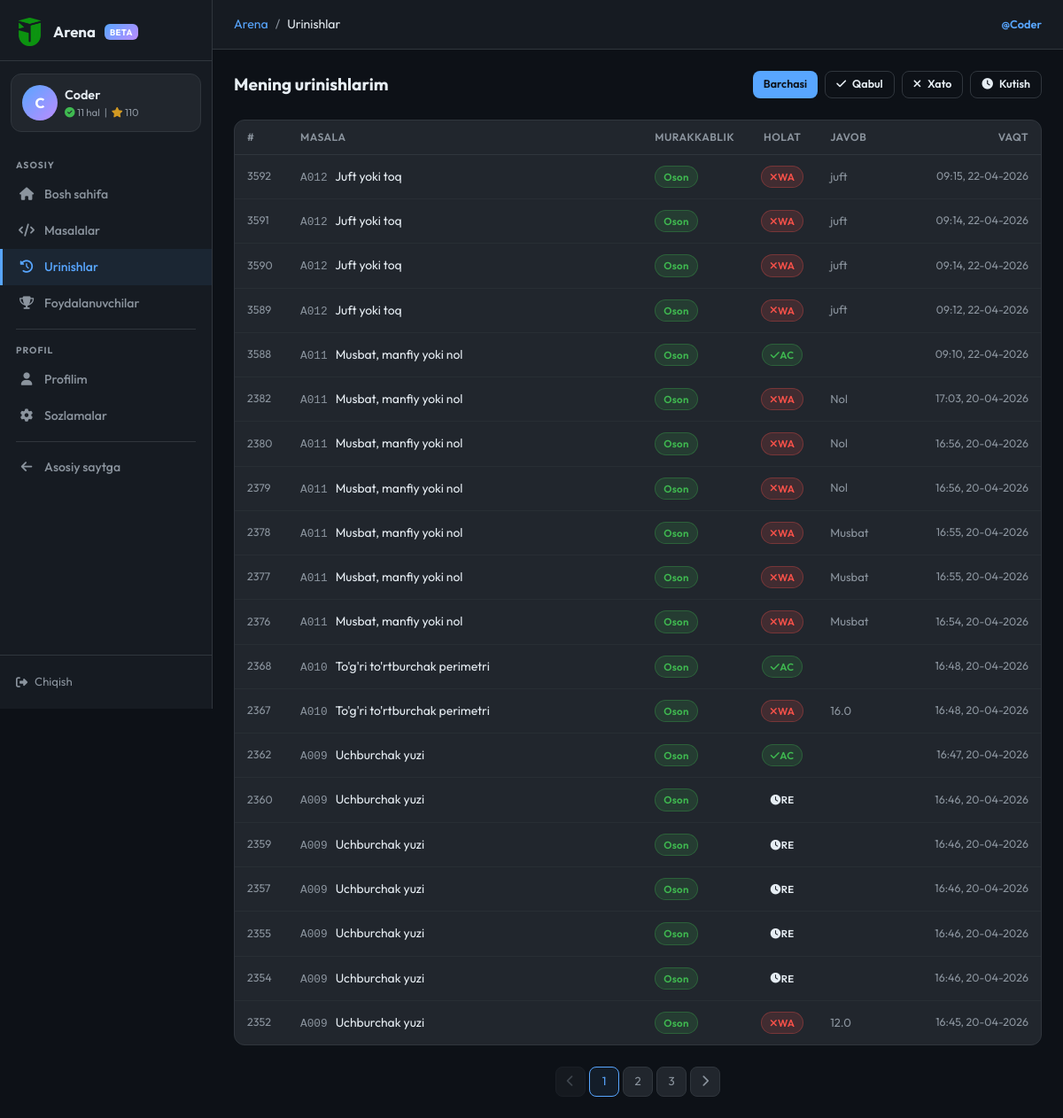
Page /arena/submissions (signed in) on the earlier database version.
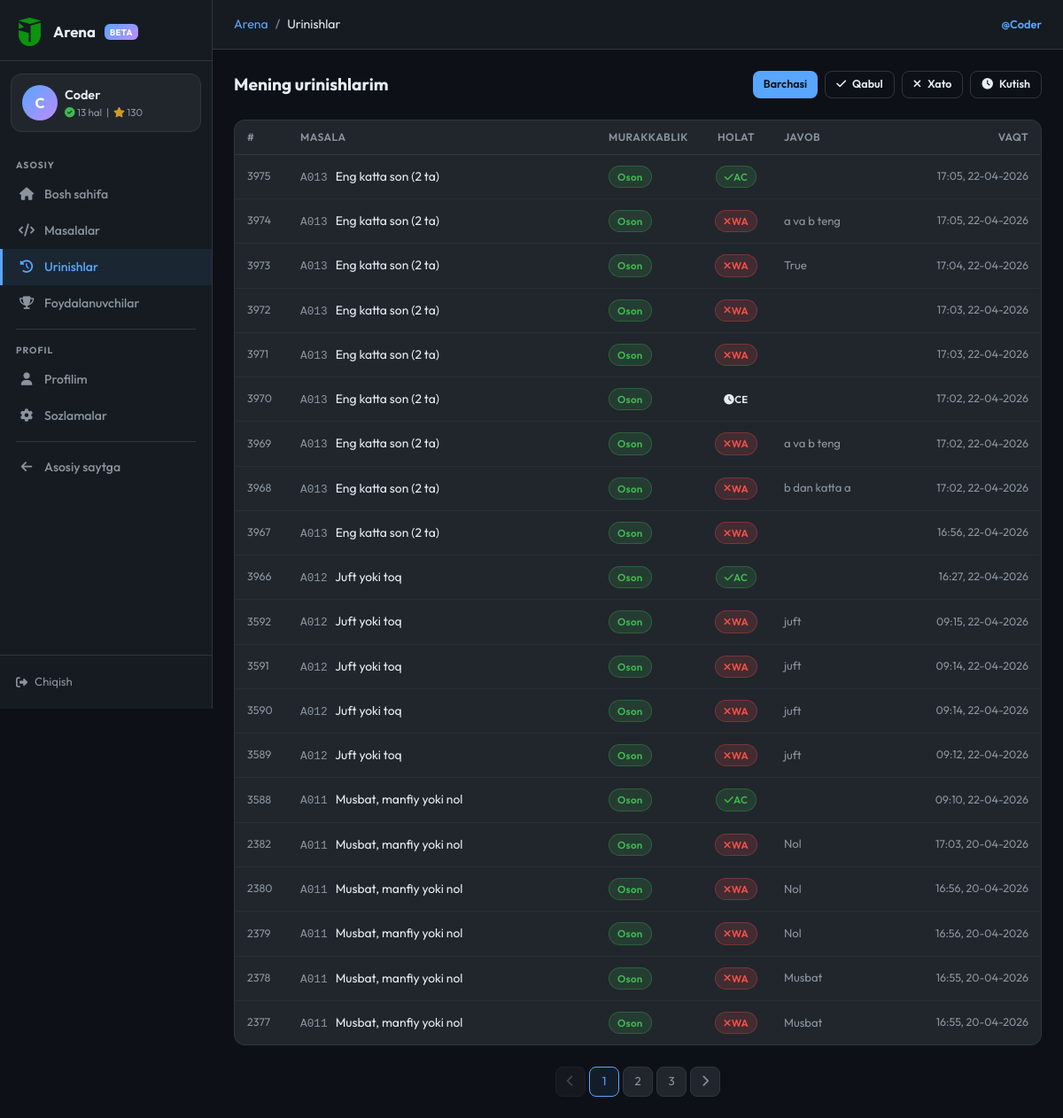
Same page on the later database version.
### models.py (models this page shows, shortened)
class ArenaUser(db.Model):
    __tablename__ = 'arena_users'
    id = db.Column(db.Integer, primary_key=True)
    username = db.Column(db.String(50), unique=True, nullable=False)
    full_name = db.Column(db.String(100), nullable=False)
    age = db.Column(db.Integer)
    password_hash = db.Column(db.String(256), nullable=False)
    bio = db.Column(db.Text, default='')
    rating = db.Column(db.Integer, default=0)
    problems_solved = db.Column(db.Integer, default=0)
    total_stars = db.Column(db.Integer, default=0)
    created_at = db.Column(db.DateTime, default=tashkent_now)
    last_seen = db.Column(db.DateTime, default=tashkent_now)
    submissions = db.relationship('ArenaSubmission', backref='user', lazy='dynamic')
    __table_args__ = (
        db.Index('ix_arena_user_username', 'username'),
        db.Index('ix_arena_user_rating', 'rating'),
    )

class ArenaSubmission(db.Model):
    __tablename__ = 'arena_submissions'
    id = db.Column(db.Integer, primary_key=True)
    user_id = db.Column(db.Integer, db.ForeignKey('arena_users.id'), nullable=False)
    problem_id = db.Column(db.Integer, db.ForeignKey('arena_problems.id'), nullable=False)
    code = db.Column(db.Text, default='')            # submitted source code
    language = db.Column(db.String(20), default='python')
    answer = db.Column(db.Text, default='')          # program's stdout (for display)
    status = db.Column(db.String(5), default='PE')   # AC / WA / TLE / RE / CE / PE
    time_used = db.Column(db.Float, default=0.0)     # execution time in seconds
    error_msg = db.Column(db.Text, default='')       # stderr / error text
    tests_passed = db.Column(db.Integer, default=0)  # nechta test o'tdi
    tests_total = db.Column(db.Integer, default=0)   # jami testlar soni
    stars = db.Column(db.Integer, default=0)         # 0–5 yulduz
    submitted_at = db.Column(db.DateTime, default=tashkent_now)
    __table_args__ = (
        db.Index('ix_arena_sub_user', 'user_id'),
        db.Index('ix_arena_sub_problem', 'problem_id'),
        db.Index('ix_arena_sub_user_status', 'user_id', 'status'),
    )

class ArenaProblem(db.Model):
    __tablename__ = 'arena_problems'
    id = db.Column(db.Integer, primary_key=True)
    code = db.Column(db.String(10), unique=True, nullable=False)  # A001, M005
    title = db.Column(db.String(200), nullable=False)
    description = db.Column(db.Text, nullable=False)
    input_format = db.Column(db.Text, default='')
    output_format = db.Column(db.Text, default='')
    constraints = db.Column(db.Text, default='')
    examples = db.Column(db.Text, default='[]')  # JSON: [{input, output, explanation}]
    hidden_tests = db.Column(db.Text, default='[]')  # JSON: [{input, output}] — foydalanuvchiga ko'rsatilmaydi
    difficulty = db.Column(db.String(10), default='easy')   # easy / medium / hard
    category = db.Column(db.String(50), default='general')
    correct_answer = db.Column(db.Text, default='')          # for auto-grading
    time_limit = db.Column(db.Float, default=1.0)            # seconds (display)
    memory_limit = db.Column(db.Integer, default=256)        # MB (display)
    is_active = db.Column(db.Boolean, default=True)
    created_at = db.Column(db.DateTime, default=tashkent_now)
    accepted_count = db.Column(db.Integer, default=0)
    submission_count = db.Column(db.Integer, default=0)
    submissions = db.relationship('ArenaSubmission', backref='problem', lazy='dynamic')
    __table_args__ = (
        db.Index('ix_arena_problem_difficulty', 'difficulty'),
        db.Index('ix_arena_problem_category', 'category'),
        db.Index('ix_arena_problem_active', 'is_active'),
    )

### routes/arena.py (the view)
@arena_bp.route('/submissions')
@arena_required
def submissions():
    uid = session['arena_user_id']
    status_f = request.args.get('status', '')
    page     = request.args.get('page', 1, type=int)
    q = ArenaSubmission.query.filter_by(user_id=uid)
    if status_f in ('AC', 'WA', 'PE'):
        q = q.filter_by(status=status_f)
    q = q.order_by(ArenaSubmission.submitted_at.desc())
    paginated = q.paginate(page=page, per_page=20, error_out=False)
    return render_template('arena/submissions.html',
                           subs=paginated,
                           current_status=status_f)

### models.py (called while the page is built)
def tashkent_now():
    return datetime.utcnow() + timedelta(hours=5)

### routes/arena.py (called while the page is built)
def _current_user():
    uid = session.get('arena_user_id')
    if not uid:
        return None
    return ArenaUser.query.get(uid)

def arena_required(f):
    @wraps(f)
    def decorated(*args, **kwargs):
        if not session.get('arena_user_id'):
            flash('Davom etish uchun tizimga kiring.', 'warning')
            return redirect(url_for('arena.login', next=request.full_path))
        return f(*args, **kwargs)
    return decorated

@arena_bp.context_processor
def _inject():
    u = _current_user()
    if u:
        u.last_seen = tashkent_now()
        try:
            db.session.commit()
        except Exception:
            db.session.rollback()
    return dict(arena_user=u)

### templates/arena/submissions.html (shortened to what this page needs)
{% extends "arena/base.html" %}
{% block breadcrumb %}<li class="breadcrumb-item active">Urinishlar</li>{% endblock %}
{% block content %}
<div class="d-flex align-items-center justify-content-between mb-4 flex-wrap gap-2">
  <h2 style="font-size:1.2rem; font-weight:700; margin:0;">Mening urinishlarim</h2>
  <div class="d-flex gap-2">
    {% for lbl, val in [('Barchasi',''), ('Qabul','AC'), ('Xato','WA'), ('Kutish','PE')] %}
    <a href="{{ url_for('arena.submissions', status=val) }}"
       class="ar-btn ar-btn-sm {% if current_status == val %}ar-btn-primary{% else %}ar-btn-outline{% endif %}">
      {% if val == 'AC' %}<i class="fas fa-check"></i>{% elif val == 'WA' %}<i class="fas fa-times"></i>{% elif val == 'PE' %}<i class="fas fa-clock"></i>{% endif %}
      {{ lbl }}
    </a>
    {% endfor %}
  </div>
</div>
<div class="ar-card">
  <table class="ar-table">
    <thead><tr>
      <th style="width:60px">#</th>
      <th>Masala</th>
      <th style="width:90px">Murakkablik</th>
      <th style="width:80px; text-align:center">Holat</th>
      <th>Javob</th>
      <th style="width:110px; text-align:right">Vaqt</th>
    </tr></thead>
    <tbody>
    {% for s in subs.items %}
    <tr class="sub-row-link" onclick="viewCode({{ s.id }})">
      <td style="color:var(--ar-muted); font-size:.78rem;">{{ s.id }}</td>
      <td>
        <a href="{{ url_for('arena.problem_detail', pid=s.problem_id) }}"
           style="color:var(--ar-text); text-decoration:none;">
          <span style="font-family:'Courier New',monospace; color:var(--ar-muted); font-size:.8rem; margin-right:6px;">{{ s.problem.code }}</span>
          {{ s.problem.title }}
        </a>
      </td>
      <td>
        <span class="ar-badge badge-{{ s.problem.difficulty }}">
          {% if s.problem.difficulty == 'easy' %}Oson{% elif s.problem.difficulty == 'medium' %}O'rta{% else %}Qiyin{% endif %}
        </span>
      </td>
      <td style="text-align:center;">
        <span class="ar-badge badge-{{ s.status.lower() }}">
          {% if s.status == 'AC' %}<i class="fas fa-check"></i> {% elif s.status == 'WA' %}<i class="fas fa-times"></i> {% else %}<i class="fas fa-clock"></i> {% endif %}
          {{ s.status }}
        </span>
      </td>
      <td style="color:var(--ar-muted); font-size:.82rem; max-width:200px; overflow:hidden; text-overflow:ellipsis; white-space:nowrap;">
        {{ s.answer[:60] }}{% if s.answer|length > 60 %}…{% endif %}
      </td>
      <td style="text-align:right; color:var(--ar-muted); font-size:.78rem; white-space:nowrap;">
        {{ s.submitted_at.strftime('%H:%M, %d-%m-%Y') }}
      </td>
    </tr>
    {% endfor %}
    </tbody>
  </table>
</div>
{% if subs.pages > 1 %}
<div class="d-flex justify-content-center mt-4">
  <div class="ar-pagination">
    <a href="{{ url_for('arena.submissions', page=subs.prev_num, status=current_status) }}"
       class="ar-page-btn {% if not subs.has_prev %}disabled{% endif %}">
      <i class="fas fa-chevron-left"></i>
    </a>
    {% for pg in subs.iter_pages(left_edge=1, right_edge=1, left_current=2, right_current=2) %}
      {% if pg %}
        <a href="{{ url_for('arena.submissions', page=pg, status=current_status) }}"
           class="ar-page-btn {% if pg == subs.page %}active{% endif %}">{{ pg }}</a>
      {% else %}
        <span class="ar-page-btn" style="pointer-events:none;">…</span>
      {% endif %}
    {% endfor %}
    <a href="{{ url_for('arena.submissions', page=subs.next_num, status=current_status) }}"
       class="ar-page-btn {% if not subs.has_next %}disabled{% endif %}">
      <i class="fas fa-chevron-right"></i>
    </a>
  </div>
</div>
{% endif %}
{% endblock %}

### templates/arena/base.html (shortened to what the changed rows need)
<!DOCTYPE html>
<html lang="uz">
<head>
  {% set _site_name = "Jahon School Arena — Asilbek Mirolimov" %}
  {% set _base_url  = (config.get("PUBLIC_BASE_URL","") or request.url_root).rstrip("/") %}
  {% set _default_desc = "Jahon School Arena — Asilbek Mirolimov tomonidan yaratilgan dasturlash platformasi. Masalalarni yeching, bilimingizni sinang, reytingda yuqoriga chiqing." %}
  {% set _default_kw   = "jahon school arena, jahon school test, asilbek mirolimov, arena, dasturlash, python, algoritmlar, online judge, bilim sinash, masala, kod, reyting, informatika, uzbekistan" %}
  {% set _og_image     = _base_url + url_for('static', filename='img/logo.png') %}
  <link href="https://cdn.jsdelivr.net/npm/bootstrap@5.3.0/dist/css/bootstrap.min.css" rel="stylesheet">
  <link rel="stylesheet" href="https://cdnjs.cloudflare.com/ajax/libs/font-awesome/6.4.0/css/all.min.css">
</head>
<body>
<aside class="ar-sidebar" id="arSidebar">
  <a class="ar-sidebar-logo" href="{{ url_for('arena.index') }}">
    <img src="{{ url_for('static', filename='img/logo.png') }}" alt="logo">
    <span>Arena</span>
    <span class="badge-arena">BETA</span>
  </a>
  {% if arena_user %}
  <div class="ar-user-card">
    <div class="d-flex align-items-center gap-2">
      <div class="av">{{ arena_user.username[0].upper() }}</div>
      <div style="min-width:0">
        <div class="uname">{{ arena_user.username }}</div>
        <div class="ustats">
          <i class="fas fa-check-circle" style="color:var(--ar-green)"></i>
          {{ arena_user.problems_solved }} hal &nbsp;|&nbsp;
          <i class="fas fa-star" style="color:var(--ar-yellow)"></i>
          {{ arena_user.rating }}
        </div>
      </div>
    </div>
  </div>
  {% endif %}
</aside>
<div class="ar-main">
  <div class="ar-topbar">
    <div class="ms-auto" style="font-size:0.8rem; color:var(--ar-muted);">
      {% if arena_user %}
      <a href="{{ url_for('arena.profile', username=arena_user.username) }}"
         style="color:var(--ar-primary); text-decoration:none; font-weight:600;">
        @{{ arena_user.username }}
      </a>
      {% else %}
      <a href="{{ url_for('arena.login') }}" style="color:var(--ar-primary); text-decoration:none;">Kirish</a>
      &nbsp;/&nbsp;
      <a href="{{ url_for('arena.register') }}" style="color:var(--ar-muted); text-decoration:none;">Ro'yxat</a>
      {% endif %}
    </div>
  </div>
  <div class="ar-content">
    {% block content %}{% endblock %}
  </div>
</div>
</body>
</html>

Differences in the rows shown:
no longer on this page (row unchanged): ArenaSubmission: id "2376", problem.code "A011", problem "Musbat, manfiy yoki nol", status "WA", answer "Musbat", submitted_at "16:54, 20-04-2026"
no longer on this page (row unchanged): ArenaSubmission: id "2368", problem.code "A010", problem "To'g'ri to'rtburchak perimetri", status "AC", submitted_at "16:48, 20-04-2026"
no longer on this page (row unchanged): ArenaSubmission: id "2367", problem.code "A010", problem "To'g'ri to'rtburchak perimetri", status "WA", answer "16.0", submitted_at "16:48, 20-04-2026"
no longer on this page (row unchanged): ArenaSubmission: id "2362", problem.code "A009", problem "Uchburchak yuzi", status "AC", submitted_at "16:47, 20-04-2026"
no longer on this page (row unchanged): ArenaSubmission: id "2360", problem.code "A009", problem "Uchburchak yuzi", status "RE", submitted_at "16:46, 20-04-2026"
no longer on this page (row unchanged): ArenaSubmission: id "2359", problem.code "A009", problem "Uchburchak yuzi", status "RE", submitted_at "16:46, 20-04-2026"
no longer on this page (row unchanged): ArenaSubmission: id "2357", problem.code "A009", problem "Uchburchak yuzi", status "RE", submitted_at "16:46, 20-04-2026"
no longer on this page (row unchanged): ArenaSubmission: id "2355", problem.code "A009", problem "Uchburchak yuzi", status "RE", submitted_at "16:46, 20-04-2026"
no longer on this page (row unchanged): ArenaSubmission: id "2354", problem.code "A009", problem "Uchburchak yuzi", status "RE", submitted_at "16:46, 20-04-2026"
no longer on this page (row unchanged): ArenaSubmission: id "2352", problem.code "A009", problem "Uchburchak yuzi", status "WA", answer "12.0", submitted_at "16:45, 20-04-2026"
changed ArenaUser "Coder": problems_solved "11" → "13"; rating "110" → "130"
added ArenaSubmission: id "3975", problem.code "A013", problem "Eng katta son (2 ta)", status "AC", submitted_at "17:05, 22-04-2026"
added ArenaSubmission: id "3974", problem.code "A013", problem "Eng katta son (2 ta)", status "WA", answer "a va b teng", submitted_at "17:05, 22-04-2026"
added ArenaSubmission: id "3973", problem.code "A013", problem "Eng katta son (2 ta)", status "WA", answer "True", submitted_at "17:04, 22-04-2026"
added ArenaSubmission: id "3972", problem.code "A013", problem "Eng katta son (2 ta)", status "WA", submitted_at "17:03, 22-04-2026"
added ArenaSubmission: id "3971", problem.code "A013", problem "Eng katta son (2 ta)", status "WA", submitted_at "17:03, 22-04-2026"
added ArenaSubmission: id "3970", problem.code "A013", problem "Eng katta son (2 ta)", status "CE", submitted_at "17:02, 22-04-2026"
added ArenaSubmission: id "3969", problem.code "A013", problem "Eng katta son (2 ta)", status "WA", answer "a va b teng", submitted_at "17:02, 22-04-2026"
added ArenaSubmission: id "3968", problem.code "A013", problem "Eng katta son (2 ta)", status "WA", answer "b dan katta a", submitted_at "17:02, 22-04-2026"
added ArenaSubmission: id "3967", problem.code "A013", problem "Eng katta son (2 ta)", status "WA", submitted_at "16:56, 22-04-2026"
added ArenaSubmission: id "3966", problem.code "A012", problem "Juft yoki toq", status "AC", submitted_at "16:27, 22-04-2026"
